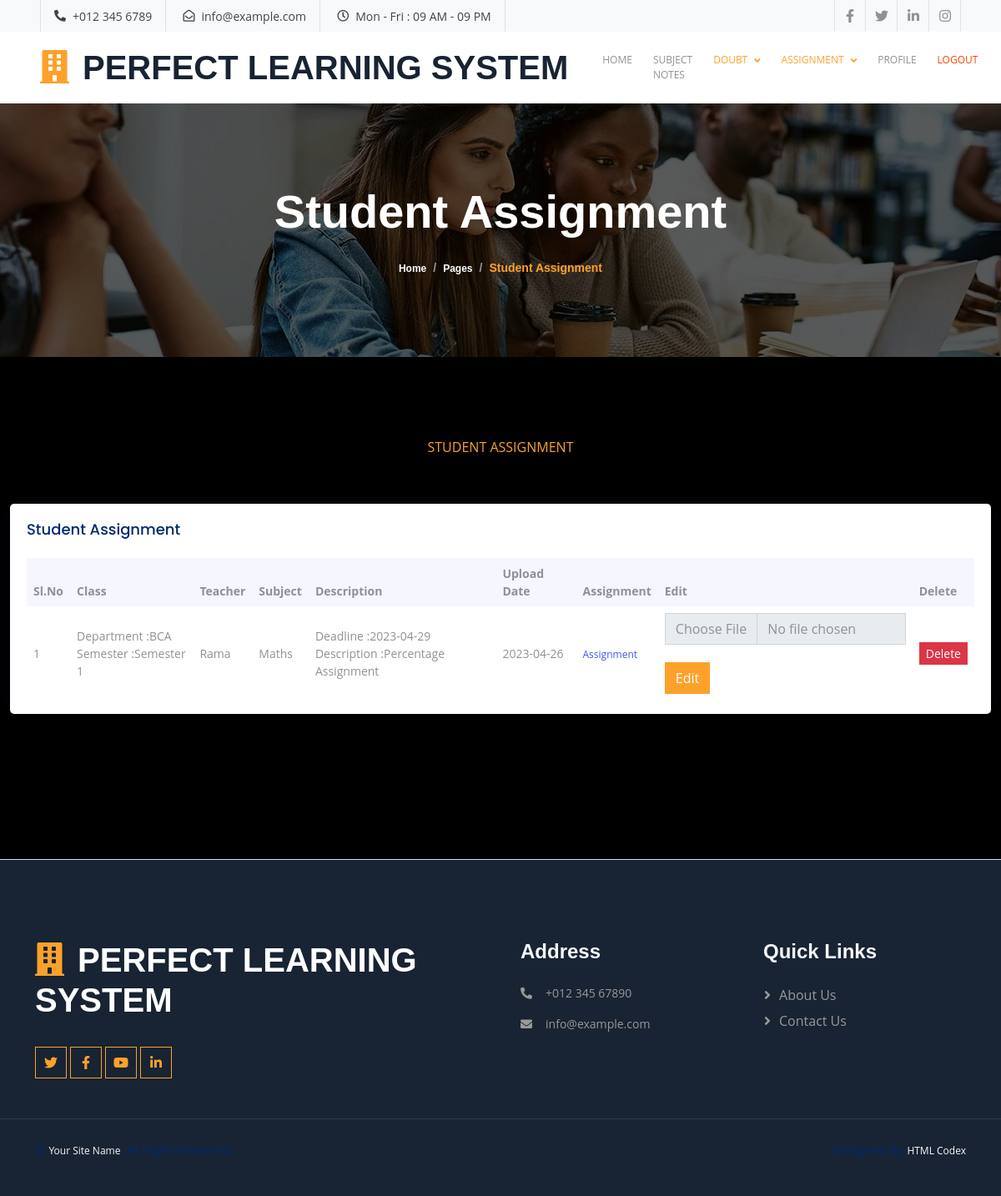
Page /student/view_assign.php (signed in) on the committed database.
### tables this page shows
CREATE TABLE IF NOT EXISTS `tb_assignment` (
  `as_id` int(11) NOT NULL AUTO_INCREMENT,
  `tr_id` int(11) NOT NULL,
  `dep_id` int(11) NOT NULL,
  `sm_id` int(11) NOT NULL,
  `sb_id` int(11) NOT NULL,
  `deadline` date NOT NULL,
  `description` varchar(100) NOT NULL,
  PRIMARY KEY (`as_id`)
);

CREATE TABLE IF NOT EXISTS `tb_departments` (
  `dep_id` int(11) NOT NULL AUTO_INCREMENT,
  `department` varchar(100) NOT NULL,
  PRIMARY KEY (`dep_id`)
);

CREATE TABLE IF NOT EXISTS `tb_semester` (
  `sm_id` int(11) NOT NULL AUTO_INCREMENT,
  `semester` varchar(200) NOT NULL,
  PRIMARY KEY (`sm_id`)
);

CREATE TABLE IF NOT EXISTS `tb_teacher_register` (
  `st_id` int(11) NOT NULL AUTO_INCREMENT,
  `name` varchar(40) NOT NULL,
  `address` varchar(150) NOT NULL,
  `contact_no` bigint(20) NOT NULL,
  `email` varchar(50) NOT NULL,
  `dep_id` int(11) NOT NULL,
  `sb_id` int(11) NOT NULL,
  `log_id` int(11) NOT NULL,
  PRIMARY KEY (`st_id`),
  KEY `tb_Teacher_register_log_id_e697c833_fk_tb_Login_log_id` (`log_id`)
);

CREATE TABLE IF NOT EXISTS `tb_subject` (
  `sb_id` int(11) NOT NULL AUTO_INCREMENT,
  `subject` varchar(60) NOT NULL,
  PRIMARY KEY (`sb_id`)
);

CREATE TABLE IF NOT EXISTS `tb_upload_assignment` (
  `ua_id` int(11) NOT NULL AUTO_INCREMENT,
  `as_id` int(11) NOT NULL,
  `st_id` int(11) NOT NULL,
  `date` date NOT NULL,
  `assignment` varchar(100) NOT NULL,
  PRIMARY KEY (`ua_id`)
);

### student/view_assign.php (the view, shortened to what this page needs)
<?php
include 'header.php';
include '../connection.php';
$st_id = $_SESSION['student']['log_id'];
?>
<div class="container-fluid page-header py-5 mb-5 wow fadeIn" data-wow-delay="0.1s">
    <div class="container text-center py-5">
        <h1 class="display-4 text-white animated slideInDown mb-4">Student Assignment</h1>
        <nav aria-label="breadcrumb animated slideInDown">
            <ol class="breadcrumb justify-content-center mb-0">
                <li class="breadcrumb-item"><a class="text-white" href="#">Home</a></li>
                <li class="breadcrumb-item"><a class="text-white" href="#">Pages</a></li>
                <li class="breadcrumb-item text-primary active" aria-current="page">Student Assignment</li>
            </ol>
        </nav>
    </div>
</div>
<div class="container-fluid py-5 my-5 px-0">
    <div class="text-center mx-auto wow fadeIn" data-wow-delay="0.1s" style="max-width: 600px;">
        <p class="fw-medium text-uppercase text-primary mb-2">Student Assignment</p>
    </div>
    <div class="container-xxl py-5 wow fadeInUp" data-wow-delay="0.1s">
        <div class="row justify-content-center">
            <section class="section dashboard">
                <div class="row">
                    <div class="col-lg-12">
                        <div class="row">
                        <?php
                            $sql = mysqli_query($con,"select u.date,u.assignment,u.ua_id,a.as_id,a.deadline,a.description,d.department,s.semester,sb.subject,t.name from tb_assignment as a inner join tb_upload_assignment as u on a.as_id=u.as_id inner join tb_semester as s on s.sm_id=a.sm_id inner join tb_departments as d on d.dep_id=a.dep_id inner join tb_subject as sb on sb.sb_id=a.sb_id inner join tb_teacher_register as t on a.tr_id=t.log_id where u.st_id='$st_id'");
                            $n = mysqli_num_rows($sql);
                            if($n>0){ ?>
                            <div class="col-12">
                                <div class="card top-selling overflow-auto">
                                <div class="card-body pb-0">
                                    <h5 class="card-title">Student Assignment</span></h5>
                                    <table class="table table-borderless">
                                    <thead>
                                        <tr>
                                            <th scope="col">Sl.No</th>
                                            <th scope="col">Class</th>
                                            <th scope="col">Teacher</th>
                                            <th scope="col">Subject</th>
                                            <th scope="col">Description</th>
                                            <th scope="col">Upload Date</th>
                                            <th scope="col">Assignment</th>
                                            <th scope="col">Edit</th>
                                            <th scope="col">Delete</th>
                                        </tr>
                                    </thead>
                                    <tbody>
                                    <?php
                                        $c = 1;
                                        while($r=mysqli_fetch_array($sql)) { ?>
                                        <tr>
                                        <td><?php echo $c ?></td>
                                        <td>Department :<?php echo $r['department']; ?> <br>
                                            Semester :<?php echo $r['semester']; ?>
                                        </td>
                                        <td><?php echo $r['name']; ?></td>
                                        <td><?php echo $r['subject']; ?></td>
                                        <td>Deadline :<?php echo $r['deadline']; ?><br>
                                            Description :<?php echo $r['description']; ?>
                                        </td>
                                        <td><?php echo $r['date']; ?></td>
                                        <td>
                                            <a href="../media/<?php echo $r['assignment']; ?>">Assignment</a>
                                        </td>
                                        <td><form action="" method="post" enctype="multipart/form-data">
                                            <input type="file" class="form-control"  id="assignment" name="assignment" required><br>
                                            <input type="submit" name="submit" value="Edit" class="btn btn-primary">
                                        </form></td>
                                        <td><a href="view_assign.php?ua_id=<?php echo $r['ua_id']; ?>" class="btn-sm btn-danger">Delete</a></td>
                                        </tr>
                                        <?php $c+=1; } ?>
                                    </tbody>
                                    </table>
                                </div>
                                </div>
                            </div>
                            <?php } else{ ?>
                                <div class="col-12"></div>
                                <?php
                                } ?>
                        </div>
                    </div>
                </div>
            </section>
        </div>
    </div>
</div>
<?php
include 'footer.php'; ?>

### static/user/css/style.css (style rules this page uses)
:root { --primary: #FDA12B; --secondary: #8D9297; --light: #F8F9FA; --dark: #182333; }
.btn { font-weight: 500; transition: .5s; }
.btn.btn-primary, .btn.btn-outline-primary:hover { color: #FFFFFF; }
.page-header { background: linear-gradient(rgba(0, 0, 0, .65), rgba(0, 0, 0, .65)), url(../img/l3.jpg) center center no-repeat; background-size: cover; }
.page-header .breadcrumb-item+.breadcrumb-item::before { color: #999999; }

### static/admin/assets/css/style.css (style rules this page uses)
:root { scroll-behavior: smooth; }
body { font-family: "Open Sans", sans-serif; background: #f6f9ff; color: #444444; }
a { color: #4154f1; text-decoration: none; }
h1, h2, h3, h4, h5, h6 { font-family: "Nunito", sans-serif; }
.card { margin-bottom: 30px; border: none; border-radius: 5px; box-shadow: 0px 0 30px rgba(1, 41, 112, 0.1); }
.card-title { padding: 20px 0 15px 0; font-size: 18px; font-weight: 500; color: #012970; font-family: "Poppins", sans-serif; }
.card-body { padding: 0 20px 20px 20px; }
.breadcrumb { font-size: 14px; font-family: "Nunito", sans-serif; color: #899bbd; font-weight: 600; }
.breadcrumb a { color: #899bbd; transition: 0.3s; }
.breadcrumb .breadcrumb-item::before { color: #899bbd; }
.breadcrumb .active { color: #51678f; font-weight: 600; }
.dashboard .top-selling { font-size: 14px; }
.dashboard .top-selling .table thead { background: #f6f6fe; }
.dashboard .top-selling .table thead th { border: 0; }
.dashboard .top-selling .table tbody td { vertical-align: middle; }

### rows in the picture
tb_assignment: dep.department "BCA", sm.semester "Semester 1", tb_teacher_register.name "Rama", sb.subject "Maths", deadline "2023-04-29", description "Percentage Assignment", tb_upload_assignment.date "2023-04-26"
